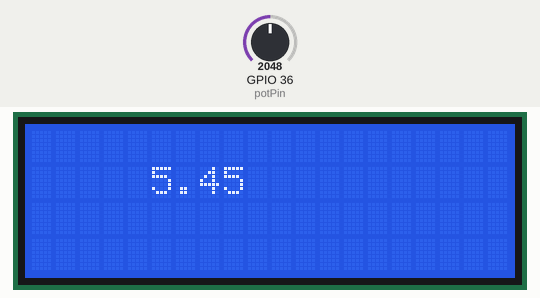
Recording of a sketch running on a simulated ESP32. Parts: 20×4 character LCD. Inputs (shaded band) come from the test bench; at power-on: GPIO 36 (potPin) = 2048.

Above: at 2.2 s.
2.3 s: GPIO 36 (potPin) set to 2866
At 3.2 s:
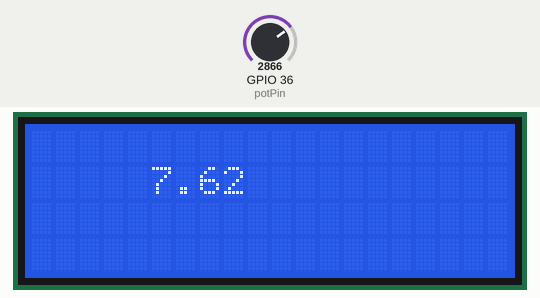
4.0 s: GPIO 36 (potPin) set to 3603
At 4.8 s:
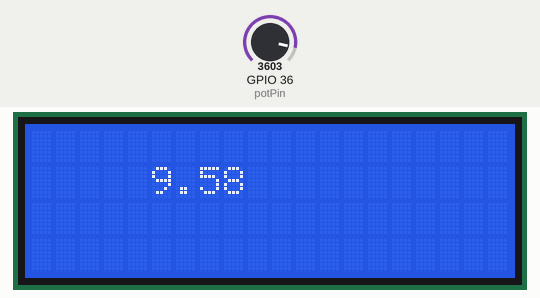
5.5 s: GPIO 36 (potPin) set to 4095
At 6.5 s:
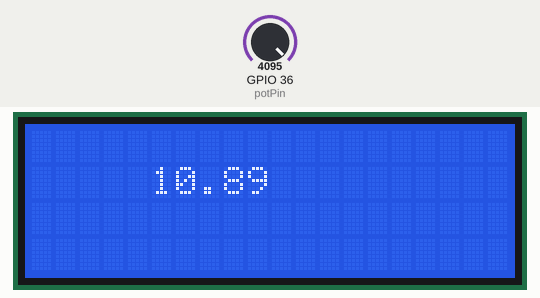
Timing chart, 0 to 8.5 s (numbered marks = the images above; inputs shaded):
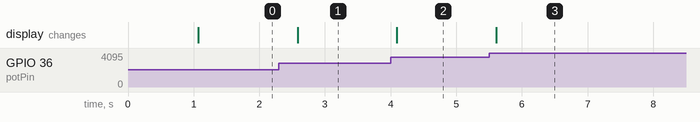

The sketch:

sketch_may22a.ino
```cpp
#include <Wire.h>                    // библиотека для работы I²C
#include <LiquidCrystal_I2C.h>        // подключаем библиотеку для LCD

const int potPin=A0;
float ph;
float Value=0;

int lcdColumns = 20;
int lcdRows = 4;
LiquidCrystal_I2C lcd(0x27, lcdColumns, lcdRows);     // присваиваем имя LCD для дисплея


void setup() {
  // put your setup code here, to run once:
  Serial.begin(115200);
lcd.begin();                      // инициализация lcd
  lcd.backlight();                  // включаем подсветку

  pinMode(potPin,INPUT);
  delay(1000);
}
 void loop(){

    Value= analogRead(potPin);
 /*   Serial.print(Value);
    Serial.print(" | ");*/
    float voltage=Value*(3.3/4095.0);
    ph=(3.3*voltage);
    lcd.setCursor(5, 1);
    lcd.print(ph);
    delay(500);
 }
```

Measured:
- after the input at 2.3 s, the display: changes after 0.28 s (image 1)
- after the input at 4.0 s, the display: changes after 0.10 s (image 2)
- after the input at 5.5 s, the display: changes after 0.11 s (image 3)
